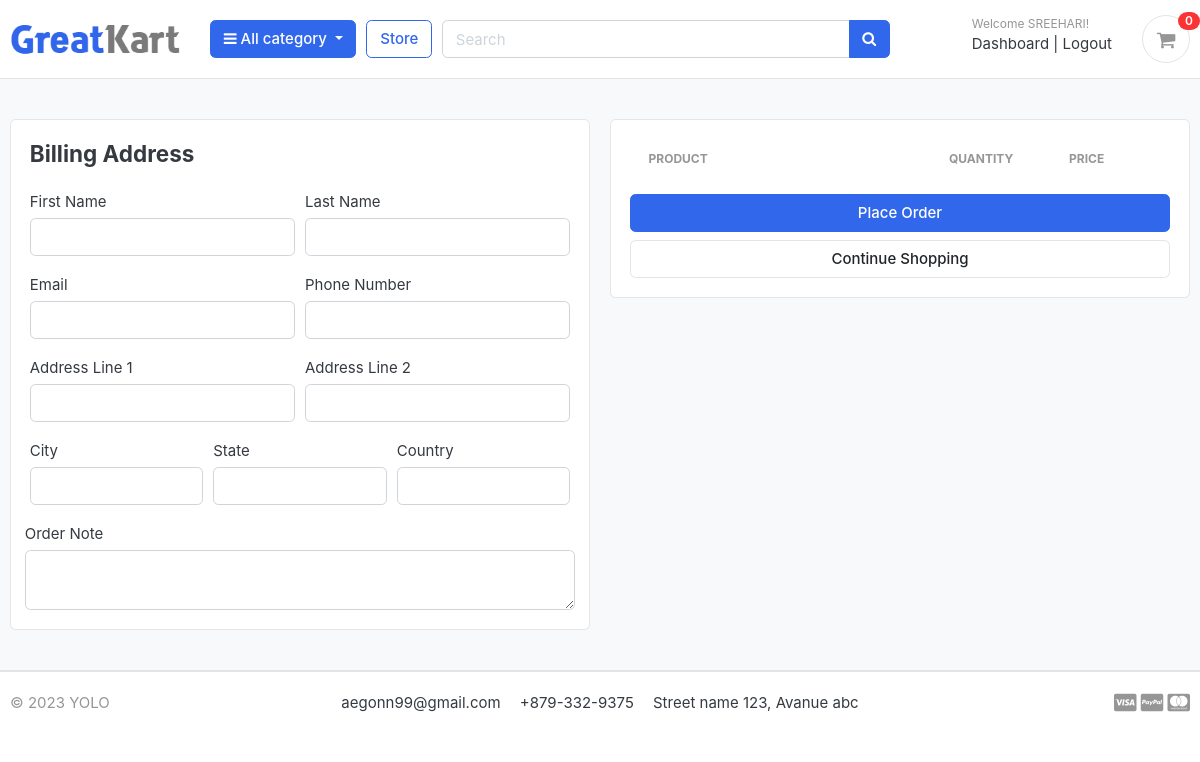
Page /cart/checkout/ (signed in) on the earlier database version.
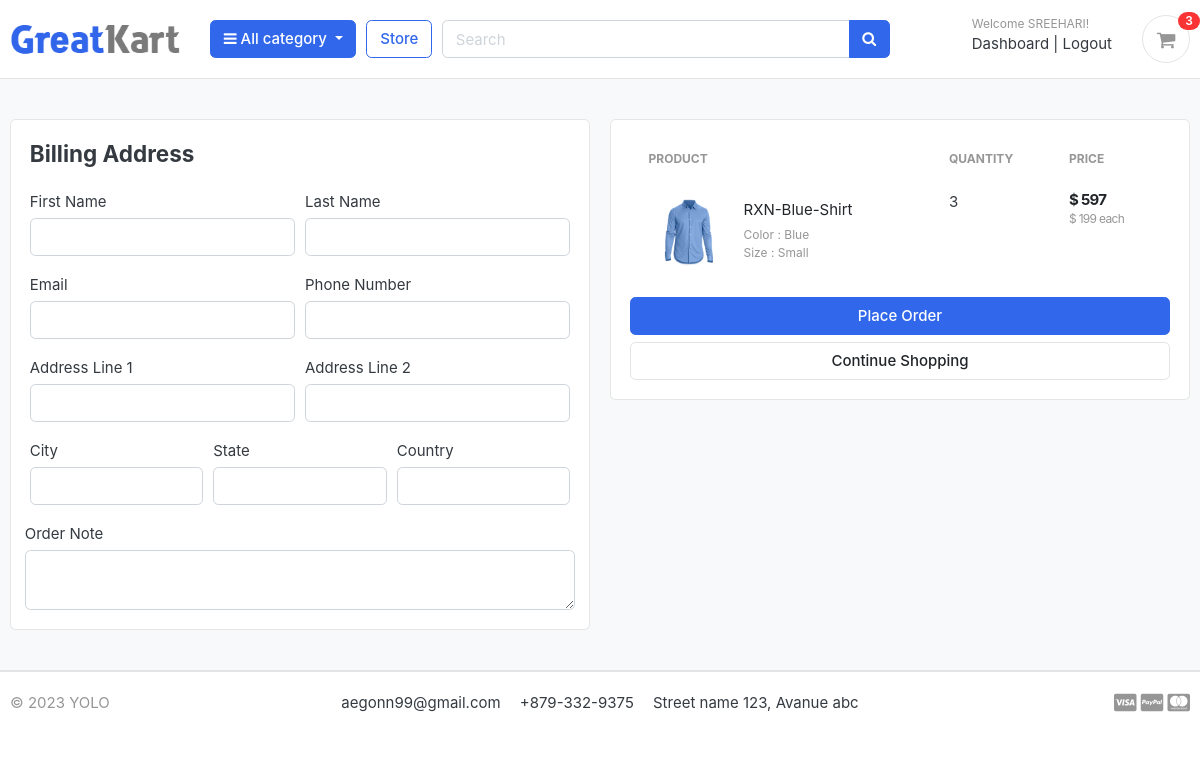
Same page on the later database version.
### carts/models.py (models this page shows, shortened)
class CartItem(models.Model):
    user = models.ForeignKey(Account, on_delete=models.CASCADE, null=True)
    product = models.ForeignKey(Product, on_delete=models.CASCADE)
    variations = models.ManyToManyField(Variation, blank=True)
    cart = models.ForeignKey(Cart, on_delete=models.CASCADE, null=True)
    quantity = models.IntegerField()
    is_active = models.BooleanField(default=True)
    def sub_total(self):
        return self.product.price*self.quantity

### store/models.py (models this page shows, shortened)
class Product(models.Model):
    product_name = models.CharField(max_length=200, unique=True)
    slug = models.SlugField(max_length=200, unique=True)
    description = models.TextField(max_length=500, blank=True)
    price = models.IntegerField()
    images = models.ImageField(upload_to='photos/products')
    stock = models.IntegerField()
    is_available = models.BooleanField()
    category = models.ForeignKey(Category, on_delete=models.CASCADE)
    created_date = models.DateTimeField(auto_now_add=True)
    modified_date = models.DateTimeField(auto_now_add=True)
    def get_url(self):
        return reverse('product_detail',args=[self.category.slug,self.slug])

class Variation(models.Model):
    variation_category_choice=(
        ('color','color'),
        ('size','size'),
    )
    product=models.ForeignKey(Product,on_delete=models.CASCADE)
    variation_category= models.CharField(max_length=100,choices=variation_category_choice)
    variation_value = models.CharField(max_length=100)
    is_active = models.BooleanField(default=True)
    created_date=models.DateTimeField(auto_now=True)
    objects=VariationManager()

### carts/views.py (the view)
# urls.py: path('checkout/',views.checkout,name='checkout'),
@login_required(login_url='login')
def checkout(request,total=0, quantity =0 , cart_items=None):
    try:
        tax=0
        grand_total=0
        if request.user.is_authenticated:
            cart_items=CartItem.objects.filter(user=request.user,is_active=True)
        else:
            cart= Cart.objects.get(cart_id=_cart_id(request))
            cart_items=CartItem.objects.filter(cart=cart,is_active=True)
        for cart_item in cart_items:
            total+=(cart_item.product.price * cart_item.quantity)
            quantity+= cart_item.quantity
        tax=(0.02)*(total)
        grand_total=total+tax
    except ObjectDoesNotExist:
        pass
    context={
        'total':total,
        'quantity':quantity,
        'cart_items':cart_items,
        'tax':tax,
        'grand_total':grand_total,
    }
    return render(request,'store/checkout.html',context)

### carts/context_processors.py (called while the page is built)
def counter(request):
    cart_count = 0
    if 'admin' in request.path:
        return {}
    else:
        try:
            cart = Cart.objects.filter(cart_id=_cart_id(request))
            if request.user.is_authenticated:
                cart_items = CartItem.objects.all().filter(user=request.user)
            else:
                cart_items = CartItem.objects.all().filter(cart=cart[:1])
            for cart_item in cart_items:
                cart_count += cart_item.quantity
        except Cart.DoesNotExist:
            cart_count = 0
    return dict(cart_count=cart_count)

### carts/views.py (called while the page is built)
def _cart_id(request):
    cart=request.session.session_key
    if not cart:
        cart = request.session.create()
    return cart

### category/context_processors.py (called while the page is built)
def menu_links(request):
    links = Category.objects.all()
    return dict(links=links)

### category/models.py (called while the page is built)
    def get_url(self):
            return reverse('products_by_category',args=[self.slug])

### templates/store/checkout.html (shortened to what the changed rows need)
{% extends 'base.html' %}
{% load static %}
{% block content %}
<section class="section-content padding-y bg">
  <div class="container">
    <div class="row">
      <aside class="col-lg-6">
        <div class="card">
          <div class="card-body">
            <table class="table table-borderless table-shopping-cart">
              <thead class="text-muted">
                <tr class="small text-uppercase">
                  <th scope="col">Product</th>
                  <th scope="col" width="120">Quantity</th>
                  <th scope="col" width="120">Price</th>
                </tr>
              </thead>
              <tbody>
                {% for cart_item in cart_items %}
                <tr>
                  <td>
                    <figure class="itemside align-items-center">
                      <div class="aside"><img src="{{ cart_item.product.images.url }}" class="img-sm"></div>
                      <figcaption class="info">
                        <a href="{{ cart_item.product.get_url }}"
                          class="title text-dark">{{ cart_item.product.product_name }}</a>
                        <p class="text-muted small">
                          {% if cart_item.variations.all %}
                          {% for item in cart_item.variations.all %}
                          {{ item.variation_category | capfirst }} : {{ item.variation_value | capfirst }} <br>
                          {% endfor %}
                          {% endif %}
                        </p>
                      </figcaption>
                    </figure>
                  </td>
                  <td>
                    <label for="">{{cart_item.quantity}}</label>
                  </td>
                  <td>
                    <div class="price-wrap">
                      <var class="price">$ {{ cart_item.sub_total }}</var>
                      <small class="text-muted"> $ {{ cart_item.product.price }} each </small>
                    </div>
                  </td>
                </tr>
                {% endfor %}
              </tbody>
            </table>
          </div>
        </div>
      </aside>
    </div>
  </div>
</section>
{% endblock %}

### templates/includes/navbar.html (shortened to what this page needs)
{% load static %}
<header class="section-header">
  <section class="header-main border-bottom">
    <div class="container">
      <div class="row align-items-center">
        <div class="col-lg-2 col-md-3 col-6">
          <a href="{% url 'home' %}" class="brand-wrap">
            <img class="logo" src="{% static './images/logo.png' %}">
          </a>
        </div>
        <div class="col-lg col-sm col-md col-6 flex-grow-0">
          <div class="category-wrap dropdown d-inline-block float-right">
            <button type="button" class="btn btn-primary dropdown-toggle" data-toggle="dropdown">
              <i class="fa fa-bars"></i> All category
            </button>
          </div>
        </div>
        <a href="{% url 'store' %}" class="btn btn-outline-primary">Store</a>
        <div class="col-lg  col-md-6 col-sm-12 col">
          <form action="{% url 'search' %}" class="search" method='GET'>
            <div class="input-group w-100">
              <input type="text" class="form-control" style="width:60%;" placeholder="Search" name="keyword" required>
              <div class="input-group-append">
                <button class="btn btn-primary" type="submit">
                  <i class="fa fa-search"></i>
                </button>
              </div>
            </div>
          </form>
        </div>
        <div class="col-lg-3 col-sm-6 col-8 order-2 order-lg-3">
          <div class="d-flex justify-content-end mb-3 mb-lg-0">
            {% if user.id is None %}
            <div class="widget-header">
              <small class="title text-muted">Welcome guest!</small>
              <div>
                <a href="{% url 'login' %}">Sign in</a> <span class="dark-transp"> | </span>
                <a href="{% url 'register' %}"> Register</a>
              </div>
            </div>
            {% else %}
            <div class="widget-header">
              <small class="title text-muted">Welcome {{user.first_name}}!</small>
              <div>
                <a href="{% url 'dashboard' %}">Dashboard</a> <span class="dark-transp"> | </span>
                <a href="{% url 'logout' %}"> Logout</a>
              </div>
            </div>
            {% endif %}
            <a href="{% url 'cart' %}" class="widget-header pl-3 ml-3">
              <div class="icon icon-sm rounded-circle border"><i class="fa fa-shopping-cart"></i></div>
              <span class="badge badge-pill badge-danger notify">{{cart_count}}</span>
            </a>
          </div>
        </div>
      </div>
    </div>
  </section>
</header>

Differences in the rows shown:
added CartItem: product.images (picture), product.product_name "RXN-Blue-Shirt", quantity "3", sub_total "597", product.price "199"
now on this page (row unchanged): Variation: variation_category "Color", variation_value "Blue"
now on this page (row unchanged): Variation: variation_category "Size", variation_value "Small"
Other differences:
{{ cart_count }}: "0" → "3"
